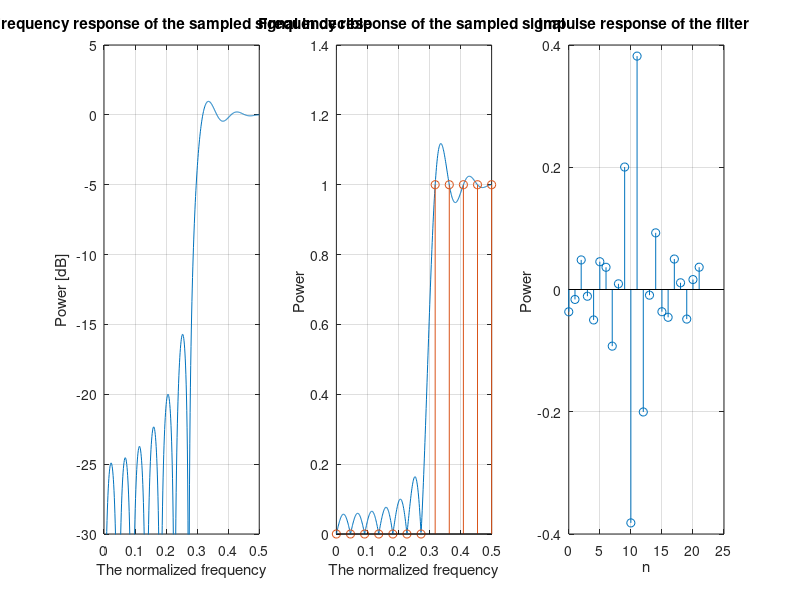

The MATLAB script that drew this image:
%% 0. setup 

clear all;
close all;
%% 1.1 The filter selection 
% Those are the sampled values from the absolute values of the ideal filter
% 
a=[0 0 0 0 0 0 0 1 1 1 1 1 1 1 1 1 0 0 0 0 0 0];
%a=[1 1 1 0 0 0 0 0 0 0 1 1 ];
%a=[1 1 1 1 1 1 1 1 1 0 0 0 0 0 0 0 0 0 0 0 0 0 0 0 0 0 0 0 0 0 0 0 0 0 1 1 1 1 1 1 1 1];

%% 1.2 
N=length(a); % Reading the length of the vector 
M=N-1; % The order of the filter
Fl=1024; %The FFT and IFFT length

%% 1.2.1 checking if the filter is of type 4
Test=false;
if or(mod(M,2)==0, a((1)~=0))
    sprintf('This is not a type 4 filter please choose another vector ')
    Test=true;
end;

if Test 
    return;
end
    
for j=1:(M-1)/2
    
    if a(j+1)~=a(M+1-j+1)
        sprintf('This is not a type 4 filter please choose another vector ')
        Test =true;
        break
    end
end

if Test 
    return;
end
    
    



%% 1.3 creating the linear phase part   

% We create here the vector p which will hold the coefficients angle
% values according to the rule that applying to each filetr family 
for j=0:M
   p(j+1)=exp(i*2*pi*(-0.25-(j)*M/(2*(M+1))));
end


a=a.*p; % Multipling the two vectors in order to get the full sampled 
%coefficients vector

%% 1.4
ainv=ifft(a,N); % Calculating the coefficints in the time domain
b=fft(ainv,Fl); % calculating the high resolution fft for the sampled coeffcients
Bang=unwrap(angle(b)); % a checking phase for the angle
%% 2. graph generating 
%% 2.1 Graph :setting up the different X axis .
T=zeros(1,length(a));
T=(0:1/N:M/N);
t=(0:1/Fl:(Fl-1)/Fl);

% we set here another 2 x axis that will show only half of the response
bs=b(1:1:Fl/2+1);
ts=t(1:1:Fl/2+1);

Ts=(0:1/N:1/2);
as=a(1:1:N/2+1);
%% 2.2 Ploting up the graphs 
% Graph 1
figure ;
title('Type 2 FIR filter') 
subplot (1,3,1);
plot (ts,20*log10(abs(bs)));
ylim([-30 5 ]);
xlim([0 0.5]);
title('Frequency response of the sampled signal in decible') 
xlabel('The normalized frequency')
ylabel('Power [dB]');
% plot (t,abs(b));
grid on

% Graph 2
subplot (1,3,2);
plot (ts,abs(bs));
hold on ;
stem(Ts,abs(as));
%ylim([0 1.3]);
xlim([0 0.5]);
title('Frequency response of the sampled signal ') 
xlabel('The normalized frequency')
ylabel('Power ');
grid on

% Graph 3
x=(0:1:M);
subplot (1,3,3);
stem (x,real(ainv));
title('Impulse response of the filter ') 
xlabel('n')
ylabel('Power ');
grid on 

